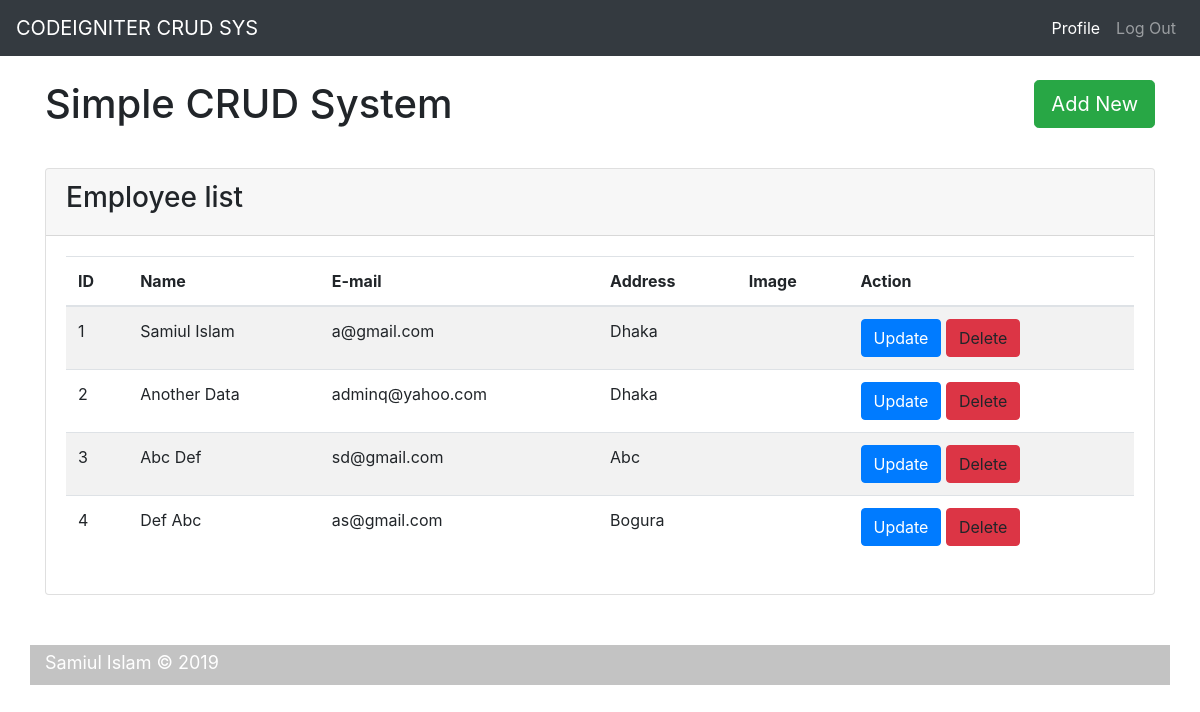
The page / on the database its author committed.
### tables this page shows
CREATE TABLE `employee` (
  `emp_id` int(11) NOT NULL,
  `user_id` int(11) NOT NULL,
  `emp_fname` varchar(50) NOT NULL,
  `emp_lname` varchar(50) NOT NULL,
  `emp_email` varchar(100) NOT NULL,
  `emp_pass` varchar(50) NOT NULL,
  `emp_address` varchar(255) DEFAULT NULL,
  `emp_image` varchar(255) DEFAULT NULL
);

### application/controllers/Employee.php (called while the page is built, shortened)
<?php
class Employee extends CI_Controller
{
    public function __construct(){
        $this->load->model('Employee_model','emp_model',TRUE);
    }
    public function index()
    {
        $this->load->view('template/header');
        $data['employees']= $this->emp_model->get_all_employee_query();
        $this->load->view('home_employee',$data);
        $this->load->view('template/footer');
    }
}

### index.php (called while the page is built, shortened)
<?php
require_once BASEPATH.'core/CodeIgniter.php';

### application/models/Employee_model.php (called while the page is built, shortened)
<?php
class Employee_model extends CI_Model
{
    public function get_all_employee_query(){
        $this->db->select('*');
        $this->db->from('employee');
        $query = $this->db->get();
        return $result= $query->result();
    }
}

### application/views/home_employee.php (the view, shortened to what this page needs)
	<div class="container simple-bottom">
	    <div class="page-header">
	          <h1>Simple CRUD System <a href="<?php echo base_url()?>employee/add_new_employee" class="btn btn-lg btn-success float-right"> Add New</a></h1>
	    </div>
	</div>
<div class="container">
    <div class="card card-primary">
        <div class="card-header">
            <h3>Employee list</h3>
        </div>
        <div class="card-body">
            <table class="table table-striped table-hover">
                <thead>
                    <tr>
                        <th>ID</th>
                        <th>Name</th>
                        <th>E-mail</th>
                        <th>Address</th>
                        <th>Image</th>
                        <th>Action</th>
                    </tr>
                </thead>
                <tbody>
                    <?php if(count($employees)>0){?>
                        <?php foreach($employees as $emp){?>
                            <tr>
                                <td><?php echo $emp->emp_id ?></td>
                                <td><?php echo $emp->emp_fname.' '.$emp->emp_lname?></td>
                                <td><?php echo $emp->emp_email ?></td>
                                <td><?php echo $emp->emp_address ?></td>
                                <td>
                                </td>
                                <td>
                                    <a href="#" class="btn btn-primary btn-xs">Update</a>
                                    <a type="button" class="btn btn-danger btn-xs">Delete</a>
                                </td>
                            </tr>
                        <?php }?>
                    <?php }?>
                </tbody>
                </table>
        </div>
    </div>
</div>

### application/views/template/header.php (shortened to what this page needs)
<!DOCTYPE html>
<html>
<head>
	<link rel="stylesheet" href="<?php echo base_url();?>assets/css/bootstrap.min.css">
	<link rel="stylesheet" href="<?php echo base_url();?>assets/css/style.css">
</head>
<body>
	<div class="container">
		<nav class="navbar fixed-top navbar-expand-lg navbar-dark bg-dark">
		  <div class="collapse navbar-collapse" id="nav-content">
		    <a class="navbar-brand" href="#">CODEIGNITER CRUD SYS</a>
		    <div class="collapse navbar-collapse justify-content-end" id="nav-content">
		    <ul class="navbar-nav">
		      <li class="nav-item active">
		        <a class="nav-link" href="#">Profile <span class="sr-only">(current)</span></a>
		      </li>
		      <li class="nav-item">
		        <a class="nav-link" href="#">Log Out</a>
		      </li>
		    </ul>
		    </div>
		  </div>
		</nav>
	</div>

### application/views/template/footer.php (shortened to what this page needs)
<div class="container mt-footer">
	  <footer>
	    <p class="pull-right"><a href="#"> Samiul Islam</a> © 2019</p>
	</div>
</body>
</html>

### assets/css/style.css (style rules this page uses)
.container.simple-bottom { margin-bottom: 40px; }
.container.mt-footer { margin-top: 50px; background-color: #c3c3c3; height: 40px; }
.container.mt-footer p, .container.mt-footer p a { color: #fff; font-size: 18px; line-height: 35px; }

### application/views/template/header.php (style rules this page uses)
body { padding-top: 80px; }

### rows shown on the page
employee: emp_id "1", emp_fname "Samiul", emp_lname "Islam", emp_email "a@gmail.com", emp_address "Dhaka"
employee: emp_id "2", emp_fname "Another", emp_lname "Data", emp_email "adminq@yahoo.com", emp_address "Dhaka"
employee: emp_id "3", emp_fname "Abc", emp_lname "Def", emp_email "sd@gmail.com", emp_address "Abc"
employee: emp_id "4", emp_fname "Def", emp_lname "Abc", emp_email "as@gmail.com", emp_address "Bogura"
